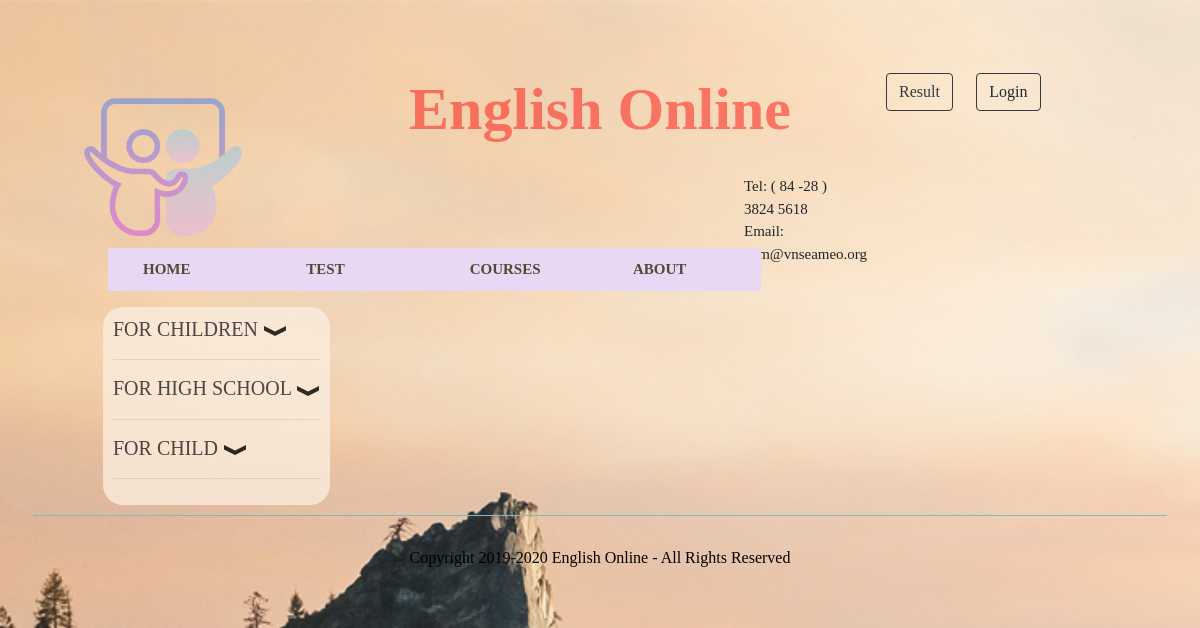
The page /index.php?click=course&id=0 on the database as committed earlier.
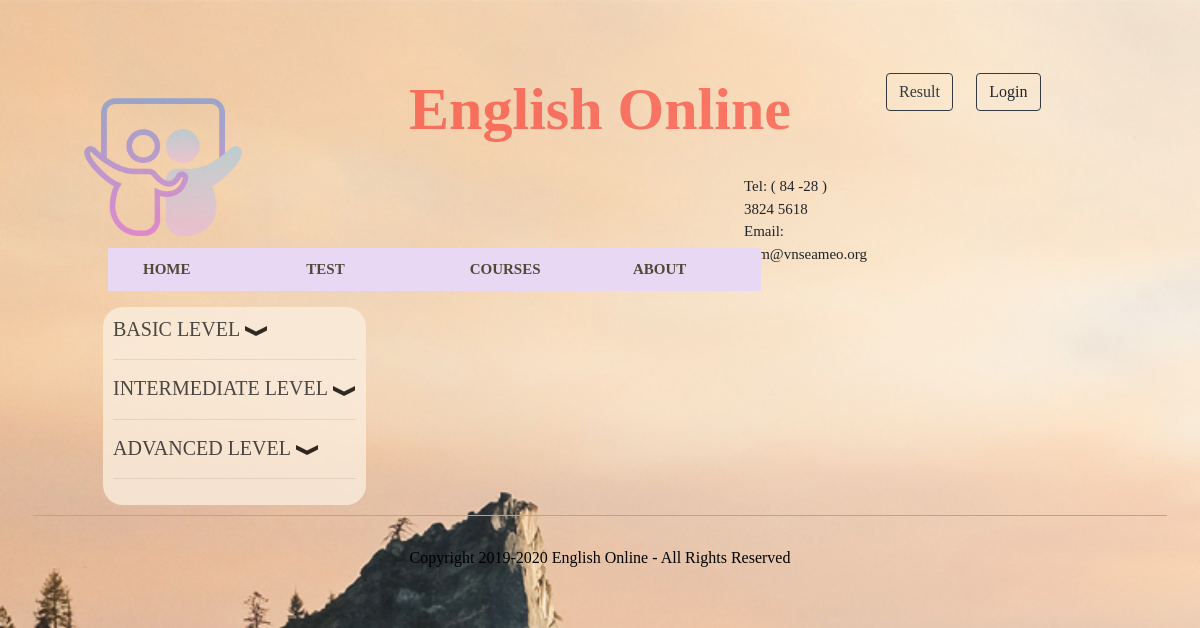
The same page on the database as committed later.
### tables this page shows
CREATE TABLE `course` (
  `COURSE_ID` int(11) NOT NULL,
  `COURSE_NAME` varchar(50) DEFAULT NULL,
  `FEE` int(11) DEFAULT NULL,
  `DESCRIPTION` varchar(300) DEFAULT NULL,
  `BENCHMARK` float DEFAULT NULL
);

### site/course.php (the view, shortened to what this page needs)
    <link rel="stylesheet" href="./css/about2.css">
    <link rel="stylesheet" type="text/css" href="./bootstrap/css/bootstrap.min.css">
<?php
    $sql = "SELECT * FROM COURSE";
    $result = $conn->query($sql);
?>
    <div class='content'>
    <div class="info">
    <?php
    while ($row = $result->fetch_assoc())
    {
        $filepath = 'admin/modules/description_course/';
        $file = $row['DESCRIPTION'];
        ?>
        <h4 id="<?php echo $row['COURSE_ID'] ?>" class="title1 <?php echo $row['COURSE_ID'] ?>" style="font-size: 20px;"><?php echo $row['COURSE_NAME'] ?>
         <img src="img/arrow.png">
        <hr>
            <div class='desc' >
    <?php
        $content = "
            <code>
                <pre >".htmlspecialchars(file_get_contents("$filepath/$file"))."</pre>
            </code></div></h4>";
        echo $content;
        ?>
        <?php
    }
    ?>
        </div>
</div>

Rows that differ between the two databases and show on the page:
removed course: COURSE_NAME "FOR CHILDREN"
removed course: COURSE_NAME "FOR HIGH SCHOOL"
removed course: COURSE_NAME "FOR CHILD"
added course: COURSE_NAME "BASIC LEVEL"
added course: COURSE_NAME "INTERMEDIATE LEVEL"
added course: COURSE_NAME "ADVANCED LEVEL"
